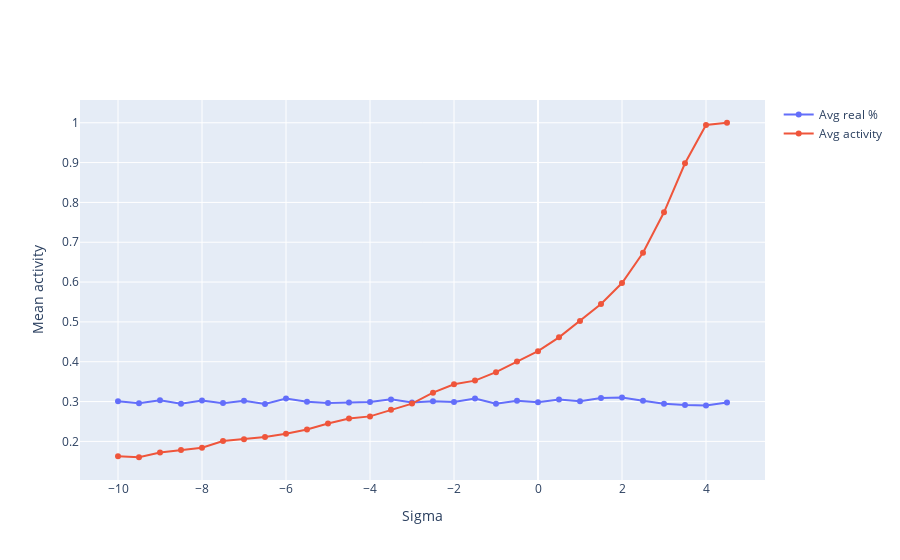

Write notebook code for a chart like this one.
### Code cell
# plot all the tested thresholds, by different lines in the xs vs. ys plot with plotly
# x values are input activity, y values are mean activity of the second layer
fig = go.Figure()
#fig.add_trace(go.Scatter(x=results[:,0], y=results[:,1], mode='lines+markers', name="Min real %"))
fig.add_trace(go.Scatter(x=results[:,0], y=results[:,2], mode='lines+markers', name="Avg real %"))
#fig.add_trace(go.Scatter(x=results[:,0], y=results[:,3], mode='lines+markers', name="Max real %"))
#fig.add_trace(go.Scatter(x=results[:,0], y=results[:,4], mode='lines+markers', name="Min activity"))
fig.add_trace(go.Scatter(x=results[:,0], y=results[:,5], mode='lines+markers', name="Avg activity"))
#fig.add_trace(go.Scatter(x=results[:,0], y=results[:,6], mode='lines+markers', name="Max activity"))

fig.update_xaxes(title="Sigma")
fig.update_yaxes(title="Mean activity")
fig.show()

### Figure 1 — Plotly figure (JSON) as saved in the notebook; plotly's stock layout.template omitted (floating-point values rounded to 4 significant figures)
{"data": [{"mode": "lines+markers", "name": "Avg real %", "type": "scatter", "x": [-10, -9.5, -9, -8.5, -8, -7.5, -7, -6.5, -6, -5.5, -5, -4.5, -4, -3.5, -3, -2.5, -2, -1.5, -1, -0.5, 0, 0.5, 1, 1.5, 2, 2.5, 3, 3.5, 4, 4.5], "y": [0.301, 0.2957, 0.3032, 0.2947, 0.3026, 0.2961, 0.3023, 0.2941, 0.3078, 0.2995, 0.2966, 0.2978, 0.2991, 0.3055, 0.2974, 0.3006, 0.2992, 0.3077, 0.2943, 0.302, 0.298, 0.3049, 0.3006, 0.3089, 0.31, 0.302, 0.2948, 0.2914, 0.2899, 0.2976]}, {"mode": "lines+markers", "name": "Avg activity", "type": "scatter", "x": [-10, -9.5, -9, -8.5, -8, -7.5, -7, -6.5, -6, -5.5, -5, -4.5, -4, -3.5, -3, -2.5, -2, -1.5, -1, -0.5, 0, 0.5, 1, 1.5, 2, 2.5, 3, 3.5, 4, 4.5], "y": [0.1625, 0.1602, 0.1721, 0.1784, 0.1842, 0.2009, 0.2054, 0.211, 0.219, 0.2299, 0.2449, 0.2574, 0.2628, 0.2793, 0.2949, 0.3224, 0.3436, 0.3526, 0.3737, 0.4003, 0.4266, 0.4613, 0.5024, 0.5449, 0.5977, 0.6735, 0.7751, 0.8983, 0.9944, 1]}], "layout": {"xaxis": {"title": {"text": "Sigma"}}, "yaxis": {"title": {"text": "Mean activity"}}}}
